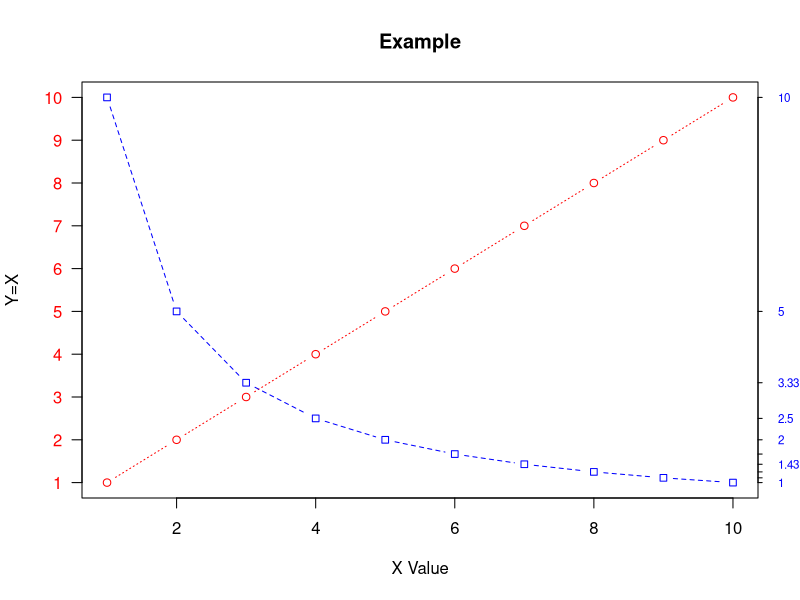

Write R code to recreate this figure.
x <- c(1:10)
y <- x
z <-10/x
opar <- par(no.readonly=TRUE)
par <- (mar=c(5,4,4,8) + 0.1)

plot(x,y,type="b",pch=21,col="red",yaxt="n",lty=3,ann=FALSE)
lines(x,z,type="b",pch=22,col="blue",lty=2)

axis(2,at=x,labels=x,col.axis="red",las=2)
axis(4,at=z,labels=round(z,digits=2),
     col.axis="blue",las=2,cex.axis=0.7,tck=-0.01)

mtext("y=1/x",side=4,line=3,cex.lab=1,las=2,col="blue")

title("Example",xlab="X Value",ylab="Y=X")

par(opar)